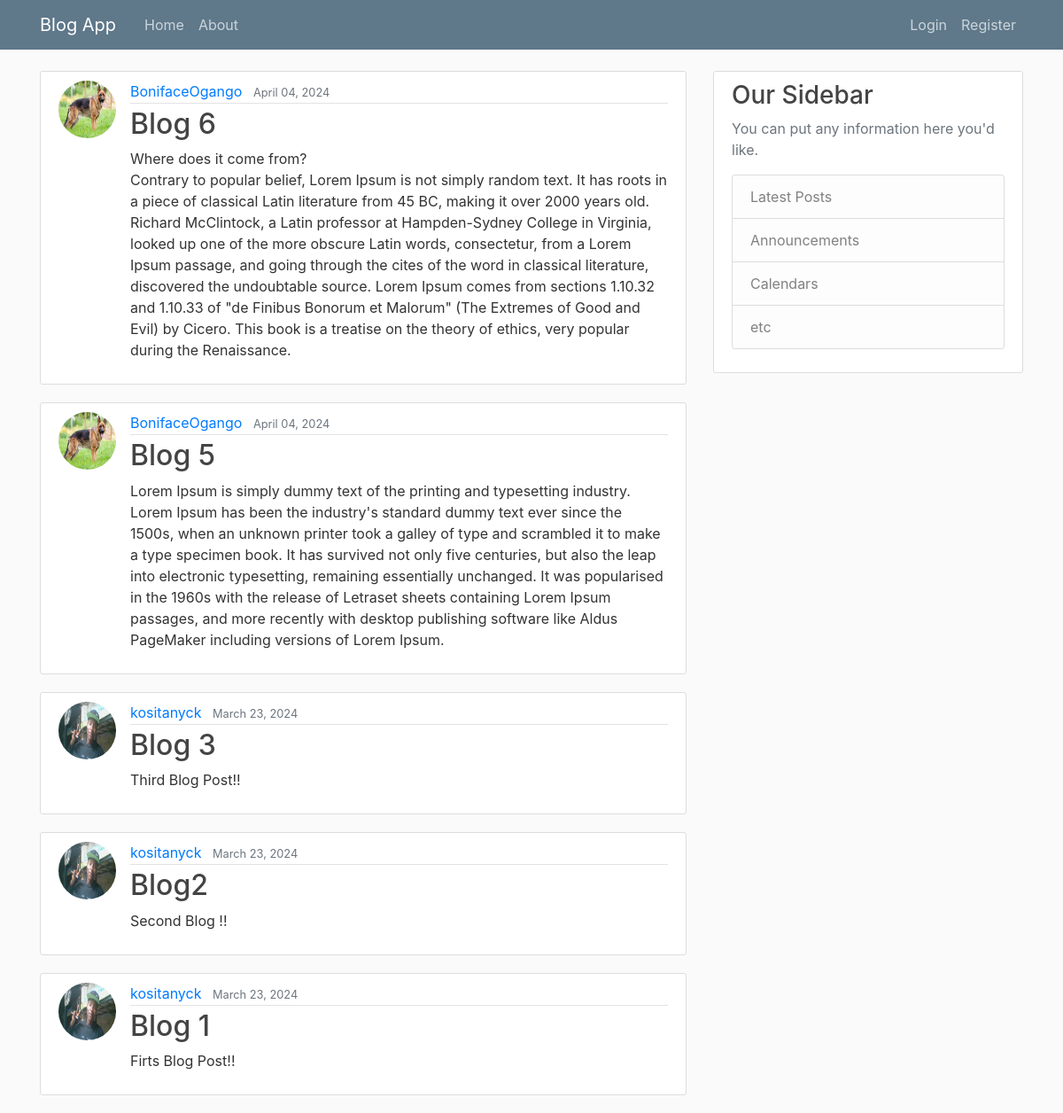
The app's page /, older data.
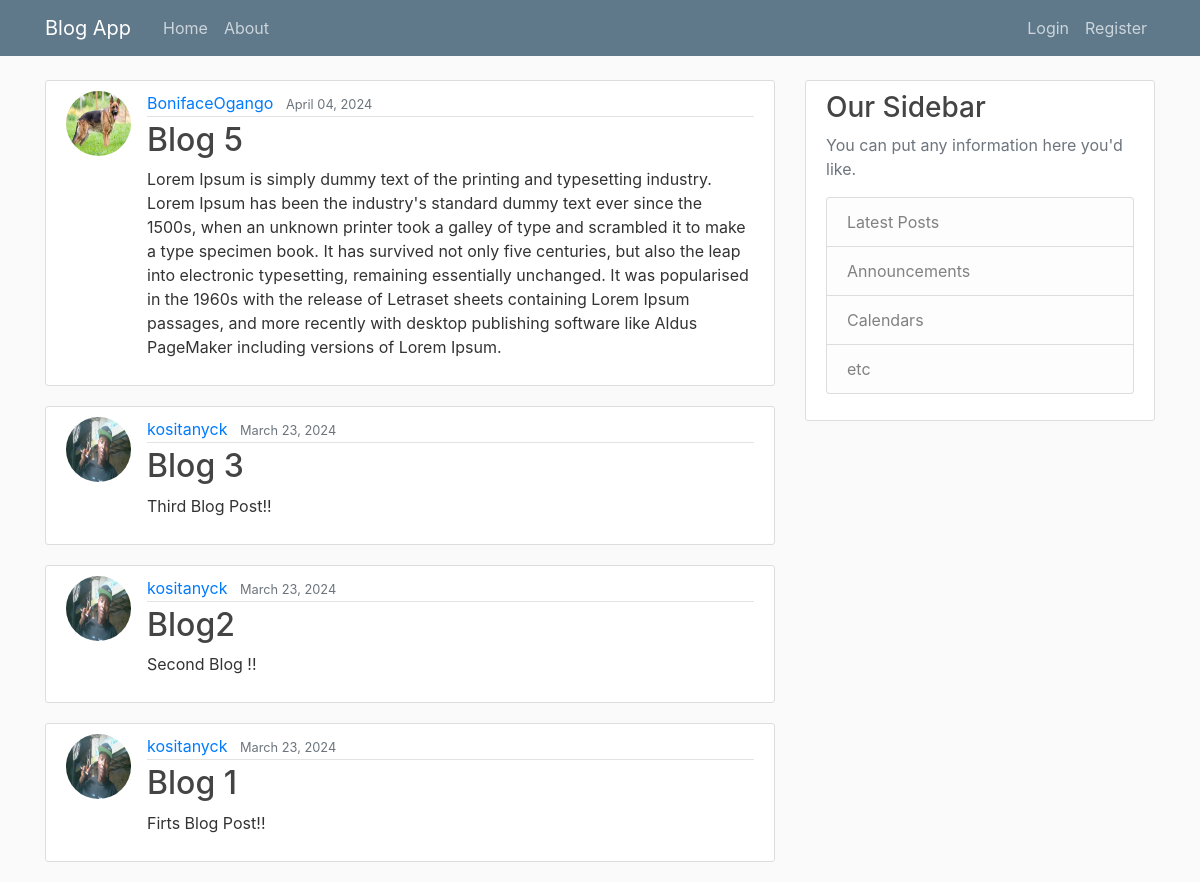
The same page, newer data.
### Blog/models.py (models this page shows, shortened)
class Post(models.Model):
    title = models.CharField(max_length=100)
    content = models.TextField()
    date_posted = models.DateTimeField(default=timezone.now)
    author = models.ForeignKey(User, on_delete=models.CASCADE)

### users/models.py (models this page shows, shortened)
class profile(models.Model):
    user = models.OneToOneField(User, on_delete=models.CASCADE)
    image = models.ImageField(default='default.jpg', upload_to= 'profile_pics')

### Blog/views.py (the view)
# urls.py: path('', PostListView.as_view(), name='Blog-home'),
class PostListView(ListView):
    model = Post
    template_name = 'Blog/home.html' #<app>/<model>_<view_type>.html
    context_object_name = 'posts'
    ordering = ['-date_posted'] #change the order to display the latest blogs
    paginate_by = 5

### Blog/templates/Blog/home.html (shortened to what this page needs)
{% extends "Blog/base.html"%}
{% block content%}
  {% for post in posts %}
  <article class="media content-section">
    <img class="rounded-circle article-img" src="{{post.author.profile.image.url}}" alt="profile-img">
    <div class="media-body">
      <div class="article-metadata">
        <a class="mr-2" href="#">{{ post.author }}</a>
        <small class="text-muted">{{ post.date_posted | date:"F d, Y" }}</small>
      </div>
      <h2><a class="article-title" href="{% url 'post-detail' post.id %}">{{ post.title }}</a></h2>
      <p class="article-content">{{ post.content }}</p>
    </div>
  </article>
  {%endfor%}
{% endblock content%}

### Blog/templates/Blog/base.html (shortened to what this page needs)
{% load static %}
<!DOCTYPE html>
<html lang="en" data-bs-theme="dark">
<head>
    <link rel="stylesheet" href="https://cdn.jsdelivr.net/npm/bootstrap@4.3.1/dist/css/bootstrap.min.css">
    <link rel="stylesheet" href="{% static 'Blog/main.css'%}">
</head>
<body>
    <header class="site-header">
        <nav class="navbar navbar-expand-md navbar-dark bg-steel fixed-top">
          <div class="container">
            <a class="navbar-brand mr-4" href="{% url 'Blog-home' %}">Blog App</a>
            <div class="collapse navbar-collapse" id="navbarToggle">
              <div class="navbar-nav mr-auto">
                <a class="nav-item nav-link" href="{% url 'Blog-home' %}">Home</a>
                <a class="nav-item nav-link" href="{% url 'Blog-about' %}">About</a>
              </div>
              <div class="navbar-nav">
                {% if user.is_authenticated %}
                <a class="nav-item nav-link" href="{% url 'post-create' %}">New Post</a>
                  <a class="nav-item nav-link" href="{% url 'profile' %}">Profile</a>
                  <form action="{% url 'logout' %}" method="post" class="nav-item nav-link">
                    {% csrf_token %}
                    <button type="submit" class="logout-button">Logout</button>
                </form>
                {% else %}
                  <a class="nav-item nav-link" href="{% url 'login' %}">Login</a>
                  <a class="nav-item nav-link"  href="{% url 'register' %}">Register</a>
                {% endif %}
              </div>
            </div>
          </div>
        </nav>
      </header>
      <main role="main" class="container">
        <div class="row">
          <div class="col-md-8">
            {% block content %}{% endblock %}
          </div>
          <div class="col-md-4">
            <div class="content-section">
              <h3>Our Sidebar</h3>
              <p class='text-muted'>You can put any information here you'd like.
                <ul class="list-group">
                  <li class="list-group-item list-group-item-light">Latest Posts</li>
                  <li class="list-group-item list-group-item-light">Announcements</li>
                  <li class="list-group-item list-group-item-light">Calendars</li>
                  <li class="list-group-item list-group-item-light">etc</li>
                </ul>
              </p>
            </div>
          </div>
        </div>
      </main>
</body>
</html>

### Blog/static/Blog/main.css (style rules this page uses)
body { background: #fafafa; color: #333333; margin-top: 5rem; }
h1, h2, h3, h4, h5, h6 { color: #444444; }
ul { margin: 0; }
.bg-steel { background-color: #5f788a; }
.site-header .navbar-nav .nav-link { color: #cbd5db; }
.content-section { background: #ffffff; padding: 10px 20px; border: 1px solid #dddddd; border-radius: 3px; margin-bottom: 20px; }
.article-title { color: #444444; }
.article-content { white-space: pre-line; }
.article-img { height: 65px; width: 65px; margin-right: 16px; }
.article-metadata { padding-bottom: 1px; margin-bottom: 4px; border-bottom: 1px solid #e3e3e3 }

Row changes from the older to the newer data that the page shows:
removed Post: author.profile.image (picture), author "BonifaceOgango", date_posted "April 04, 2024", title "Blog 6", content "Where does it come from? Contrary to popular belief, Lorem Ipsum is not simply random text. It has roots in a piece of classical Latin literature from 45 BC, making it over 2000 years old. Richard McClintock, a Latin professor at Hampden-Sydney College in Virginia, looked up one of the more obscure Latin words, consectetur, from a Lorem Ipsum passage, and going through the cites of the word in classical literature, discovered the undoubtable source. Lorem Ipsum comes from sections 1.10.32 and 1.10.33 of \"de Finibus Bonorum et Malorum\" (The Extremes of Good and Evil) by Cicero. This book is a treatise on the theory of ethics, very popular during the Renaissance."
